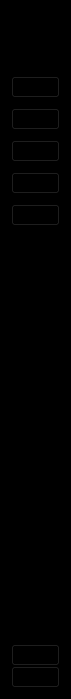
      <widget class="QWidget" name="icon_only_widget" native="true">
       <property name="minimumSize">
        <size>
         <width>71</width>
         <height>0</height>
        </size>
       </property>
       <property name="maximumSize">
        <size>
         <width>71</width>
         <height>16777215</height>
        </size>
       </property>
       <property name="styleSheet">
        <string notr="true">QWidget{
	background-color:rgb(0, 0, 0);
}
QPushButton:checked{
	background-color:white ;
	border-radius:3px;
}</string>
       </property>
       <layout class="QVBoxLayout" name="verticalLayout_13">
        <property name="topMargin">
         <number>20</number>
        </property>
        <item>
         <layout class="QHBoxLayout" name="horizontalLayout_3">
          <item>
           <spacer name="horizontalSpacer_2">
            <property name="orientation">
             <enum>Qt::Horizontal</enum>
            </property>
            <property name="sizeHint" stdset="0">
             <size>
              <width>17</width>
              <height>20</height>
             </size>
            </property>
           </spacer>
          </item>
          <item>
           <widget class="QLabel" name="label_4">
            <property name="minimumSize">
             <size>
              <width>40</width>
              <height>40</height>
             </size>
            </property>
            <property name="maximumSize">
             <size>
              <width>40</width>
              <height>40</height>
             </size>
            </property>
            <property name="text">
             <string/>
            </property>
            <property name="pixmap">
             <pixmap resource="resources.qrc">:/icons/logo.png</pixmap>
            </property>
            <property name="scaledContents">
             <bool>true</bool>
            </property>
           </widget>
          </item>
          <item>
           <spacer name="horizontalSpacer_3">
            <property name="orientation">
             <enum>Qt::Horizontal</enum>
            </property>
            <property name="sizeHint" stdset="0">
             <size>
              <width>17</width>
              <height>20</height>
             </size>
            </property>
           </spacer>
          </item>
         </layout>
        </item>
        <item>
         <layout class="QVBoxLayout" name="verticalLayout_11">
          <property name="spacing">
           <number>10</number>
          </property>
          <property name="topMargin">
           <number>10</number>
          </property>
          <item>
           <widget class="QPushButton" name="dashboard_1">
            <property name="text">
             <string/>
            </property>
            <property name="icon">
             <iconset resource="resources.qrc">
              <normaloff>:/icons/dashboardsmall1.png</normaloff>
              <normalon>:/icons/dashboardsmall2.png</normalon>:/icons/dashboardsmall1.png</iconset>
            </property>
            <property name="checkable">
             <bool>true</bool>
            </property>
            <property name="autoExclusive">
             <bool>true</bool>
            </property>
           </widget>
          </item>
          <item>
           <widget class="QPushButton" name="institution_1">
            <property name="text">
             <string/>
            </property>
            <property name="icon">
             <iconset resource="resources.qrc">
              <normaloff>:/icons/institutionsmall1.png</normaloff>
              <normalon>:/icons/institutionsmall2.png</normalon>:/icons/institutionsmall1.png</iconset>
            </property>
            <property name="iconSize">
             <size>
              <width>100</width>
              <height>16</height>
             </size>
            </property>
            <property name="checkable">
             <bool>true</bool>
            </property>
            <property name="autoExclusive">
             <bool>true</bool>
            </property>
           </widget>
          </item>
          <item>
           <widget class="QPushButton" name="students_1">
            <property name="text">
             <string/>
            </property>
            <property name="icon">
             <iconset resource="resources.qrc">
              <normaloff>:/icons/studentssmall1.png</normaloff>
              <normalon>:/icons/studentssmall2.png</normalon>:/icons/studentssmall1.png</iconset>
            </property>
            <property name="iconSize">
             <size>
              <width>100</width>
              <height>20</height>
             </size>
            </property>
            <property name="checkable">
             <bool>true</bool>
            </property>
            <property name="autoExclusive">
             <bool>true</bool>
            </property>
           </widget>
          </item>
          <item>
           <widget class="QPushButton" name="teachers_1">
            <property name="text">
             <string/>
            </property>
            <property name="icon">
             <iconset resource="resources.qrc">
              <normaloff>:/icons/teacherssmall1.png</normaloff>
              <normalon>:/icons/teacherssmall2.png</normalon>:/icons/teacherssmall1.png</iconset>
            </property>
            <property name="iconSize">
             <size>
              <width>100</width>
              <height>20</height>
             </size>
            </property>
            <property name="checkable">
             <bool>true</bool>
            </property>
            <property name="autoExclusive">
             <bool>true</bool>
            </property>
           </widget>
          </item>
          <item>
           <widget class="QPushButton" name="finances_1">
            <property name="text">
             <string/>
            </property>
            <property name="icon">
             <iconset resource="resources.qrc">
              <normaloff>:/icons/financessmall1.png</normaloff>
              <normalon>:/icons/financessmall2.png</normalon>:/icons/financessmall1.png</iconset>
            </property>
            <property name="iconSize">
             <size>
              <width>100</width>
              <height>20</height>
             </size>
            </property>
            <property name="checkable">
             <bool>true</bool>
            </property>
            <property name="autoExclusive">
             <bool>true</bool>
            </property>
           </widget>
          </item>
         </layout>
        </item>
        <item>
         <spacer name="verticalSpacer">
          <property name="orientation">
           <enum>Qt::Vertical</enum>
          </property>
          <property name="sizeHint" stdset="0">
           <size>
            <width>50</width>
            <height>412</height>
           </size>
          </property>
         </spacer>
        </item>
        <item>
         <layout class="QVBoxLayout" name="verticalLayout_12">
          <property name="spacing">
           <number>0</number>
          </property>
          <item>
           <widget class="QPushButton" name="settings_1">
            <property name="text">
             <string/>
            </property>
            <property name="icon">
             <iconset resource="resources.qrc">
              <normaloff>:/icons/settingssmall1.png</normaloff>
              <normalon>:/icons/settingssmall2.png</normalon>:/icons/settingssmall1.png</iconset>
            </property>
            <property name="iconSize">
             <size>
              <width>100</width>
              <height>20</height>
             </size>
            </property>
            <property name="checkable">
             <bool>true</bool>
            </property>
            <property name="autoExclusive">
             <bool>true</bool>
            </property>
           </widget>
          </item>
          <item>
           <widget class="QPushButton" name="signout_1">
            <property name="text">
             <string/>
            </property>
            <property name="icon">
             <iconset resource="resources.qrc">
              <normaloff>:/icons/signoutsmall1.png</normaloff>
              <normalon>:/icons/signoutsmall2.png</normalon>:/icons/signoutsmall1.png</iconset>
            </property>
            <property name="iconSize">
             <size>
              <width>100</width>
              <height>16</height>
             </size>
            </property>
            <property name="checkable">
             <bool>true</bool>
            </property>
            <property name="autoExclusive">
             <bool>true</bool>
            </property>
           </widget>
          </item>
         </layout>
        </item>
       </layout>
      </widget>
